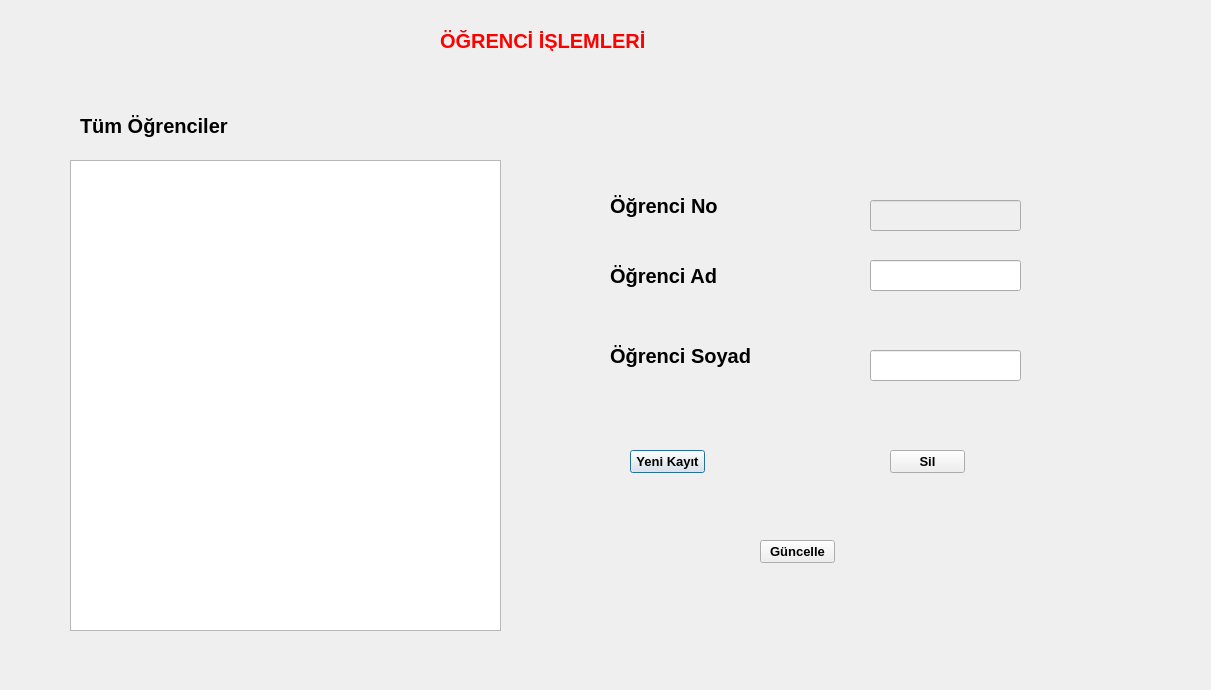
<?xml version="1.0" encoding="UTF-8"?>
<ui version="4.0">
 <class>ogrenci</class>
 <widget class="QDialog" name="ogrenci">
  <property name="geometry">
   <rect>
    <x>0</x>
    <y>0</y>
    <width>1211</width>
    <height>690</height>
   </rect>
  </property>
  <property name="windowTitle">
   <string>Dialog</string>
  </property>
  <widget class="QLabel" name="label">
   <property name="geometry">
    <rect>
     <x>440</x>
     <y>30</y>
     <width>221</width>
     <height>21</height>
    </rect>
   </property>
   <property name="palette">
    <palette>
     <active>
      <colorrole role="WindowText">
       <brush brushstyle="SolidPattern">
        <color alpha="255">
         <red>255</red>
         <green>0</green>
         <blue>0</blue>
        </color>
       </brush>
      </colorrole>
     </active>
     <inactive>
      <colorrole role="WindowText">
       <brush brushstyle="SolidPattern">
        <color alpha="255">
         <red>255</red>
         <green>0</green>
         <blue>0</blue>
        </color>
       </brush>
      </colorrole>
     </inactive>
     <disabled>
      <colorrole role="WindowText">
       <brush brushstyle="SolidPattern">
        <color alpha="255">
         <red>120</red>
         <green>120</green>
         <blue>120</blue>
        </color>
       </brush>
      </colorrole>
     </disabled>
    </palette>
   </property>
   <property name="font">
    <font>
     <pointsize>15</pointsize>
     <weight>75</weight>
     <bold>true</bold>
    </font>
   </property>
   <property name="text">
    <string>ÖĞRENCİ İŞLEMLERİ</string>
   </property>
  </widget>
  <widget class="QTableView" name="tableView_tumogrenci">
   <property name="geometry">
    <rect>
     <x>70</x>
     <y>160</y>
     <width>431</width>
     <height>471</height>
    </rect>
   </property>
  </widget>
  <widget class="QLabel" name="label_2">
   <property name="geometry">
    <rect>
     <x>80</x>
     <y>110</y>
     <width>221</width>
     <height>31</height>
    </rect>
   </property>
   <property name="palette">
    <palette>
     <active>
      <colorrole role="WindowText">
       <brush brushstyle="SolidPattern">
        <color alpha="255">
         <red>0</red>
         <green>0</green>
         <blue>0</blue>
        </color>
       </brush>
      </colorrole>
     </active>
     <inactive>
      <colorrole role="WindowText">
       <brush brushstyle="SolidPattern">
        <color alpha="255">
         <red>0</red>
         <green>0</green>
         <blue>0</blue>
        </color>
       </brush>
      </colorrole>
     </inactive>
     <disabled>
      <colorrole role="WindowText">
       <brush brushstyle="SolidPattern">
        <color alpha="255">
         <red>120</red>
         <green>120</green>
         <blue>120</blue>
        </color>
       </brush>
      </colorrole>
     </disabled>
    </palette>
   </property>
   <property name="font">
    <font>
     <pointsize>15</pointsize>
     <weight>75</weight>
     <bold>true</bold>
    </font>
   </property>
   <property name="text">
    <string>Tüm Öğrenciler</string>
   </property>
  </widget>
  <widget class="QLabel" name="label_3">
   <property name="geometry">
    <rect>
     <x>610</x>
     <y>260</y>
     <width>221</width>
     <height>31</height>
    </rect>
   </property>
   <property name="palette">
    <palette>
     <active>
      <colorrole role="WindowText">
       <brush brushstyle="SolidPattern">
        <color alpha="255">
         <red>0</red>
         <green>0</green>
         <blue>0</blue>
        </color>
       </brush>
      </colorrole>
     </active>
     <inactive>
      <colorrole role="WindowText">
       <brush brushstyle="SolidPattern">
        <color alpha="255">
         <red>0</red>
         <green>0</green>
         <blue>0</blue>
        </color>
       </brush>
      </colorrole>
     </inactive>
     <disabled>
      <colorrole role="WindowText">
       <brush brushstyle="SolidPattern">
        <color alpha="255">
         <red>120</red>
         <green>120</green>
         <blue>120</blue>
        </color>
       </brush>
      </colorrole>
     </disabled>
    </palette>
   </property>
   <property name="font">
    <font>
     <pointsize>15</pointsize>
     <weight>75</weight>
     <bold>true</bold>
    </font>
   </property>
   <property name="text">
    <string>Öğrenci Ad</string>
   </property>
  </widget>
  <widget class="QLabel" name="label_4">
   <property name="geometry">
    <rect>
     <x>610</x>
     <y>190</y>
     <width>221</width>
     <height>31</height>
    </rect>
   </property>
   <property name="palette">
    <palette>
     <active>
      <colorrole role="WindowText">
       <brush brushstyle="SolidPattern">
        <color alpha="255">
         <red>0</red>
         <green>0</green>
         <blue>0</blue>
        </color>
       </brush>
      </colorrole>
     </active>
     <inactive>
      <colorrole role="WindowText">
       <brush brushstyle="SolidPattern">
        <color alpha="255">
         <red>0</red>
         <green>0</green>
         <blue>0</blue>
        </color>
       </brush>
      </colorrole>
     </inactive>
     <disabled>
      <colorrole role="WindowText">
       <brush brushstyle="SolidPattern">
        <color alpha="255">
         <red>120</red>
         <green>120</green>
         <blue>120</blue>
        </color>
       </brush>
      </colorrole>
     </disabled>
    </palette>
   </property>
   <property name="font">
    <font>
     <pointsize>15</pointsize>
     <weight>75</weight>
     <bold>true</bold>
    </font>
   </property>
   <property name="text">
    <string>Öğrenci No</string>
   </property>
  </widget>
  <widget class="QLabel" name="label_5">
   <property name="geometry">
    <rect>
     <x>610</x>
     <y>340</y>
     <width>221</width>
     <height>31</height>
    </rect>
   </property>
   <property name="palette">
    <palette>
     <active>
      <colorrole role="WindowText">
       <brush brushstyle="SolidPattern">
        <color alpha="255">
         <red>0</red>
         <green>0</green>
         <blue>0</blue>
        </color>
       </brush>
      </colorrole>
     </active>
     <inactive>
      <colorrole role="WindowText">
       <brush brushstyle="SolidPattern">
        <color alpha="255">
         <red>0</red>
         <green>0</green>
         <blue>0</blue>
        </color>
       </brush>
      </colorrole>
     </inactive>
     <disabled>
      <colorrole role="WindowText">
       <brush brushstyle="SolidPattern">
        <color alpha="255">
         <red>120</red>
         <green>120</green>
         <blue>120</blue>
        </color>
       </brush>
      </colorrole>
     </disabled>
    </palette>
   </property>
   <property name="font">
    <font>
     <pointsize>15</pointsize>
     <weight>75</weight>
     <bold>true</bold>
    </font>
   </property>
   <property name="text">
    <string>Öğrenci Soyad</string>
   </property>
  </widget>
  <widget class="QLineEdit" name="edt_ogrno">
   <property name="enabled">
    <bool>false</bool>
   </property>
   <property name="geometry">
    <rect>
     <x>870</x>
     <y>200</y>
     <width>151</width>
     <height>31</height>
    </rect>
   </property>
  </widget>
  <widget class="QLineEdit" name="edt_ograd">
   <property name="geometry">
    <rect>
     <x>870</x>
     <y>260</y>
     <width>151</width>
     <height>31</height>
    </rect>
   </property>
  </widget>
  <widget class="QLineEdit" name="edt_ogrsoyad">
   <property name="geometry">
    <rect>
     <x>870</x>
     <y>350</y>
     <width>151</width>
     <height>31</height>
    </rect>
   </property>
  </widget>
  <widget class="QPushButton" name="btn_ekle">
   <property name="geometry">
    <rect>
     <x>630</x>
     <y>450</y>
     <width>75</width>
     <height>23</height>
    </rect>
   </property>
   <property name="font">
    <font>
     <pointsize>10</pointsize>
     <weight>75</weight>
     <bold>true</bold>
    </font>
   </property>
   <property name="text">
    <string>Yeni Kayıt</string>
   </property>
  </widget>
  <widget class="QPushButton" name="btn_sil">
   <property name="geometry">
    <rect>
     <x>890</x>
     <y>450</y>
     <width>75</width>
     <height>23</height>
    </rect>
   </property>
   <property name="font">
    <font>
     <pointsize>10</pointsize>
     <weight>75</weight>
     <bold>true</bold>
    </font>
   </property>
   <property name="text">
    <string>Sil</string>
   </property>
  </widget>
  <widget class="QPushButton" name="btn_guncelle">
   <property name="geometry">
    <rect>
     <x>760</x>
     <y>540</y>
     <width>75</width>
     <height>23</height>
    </rect>
   </property>
   <property name="font">
    <font>
     <pointsize>10</pointsize>
     <weight>75</weight>
     <bold>true</bold>
    </font>
   </property>
   <property name="text">
    <string>Güncelle</string>
   </property>
  </widget>
 </widget>
 <resources/>
 <connections/>
</ui>
